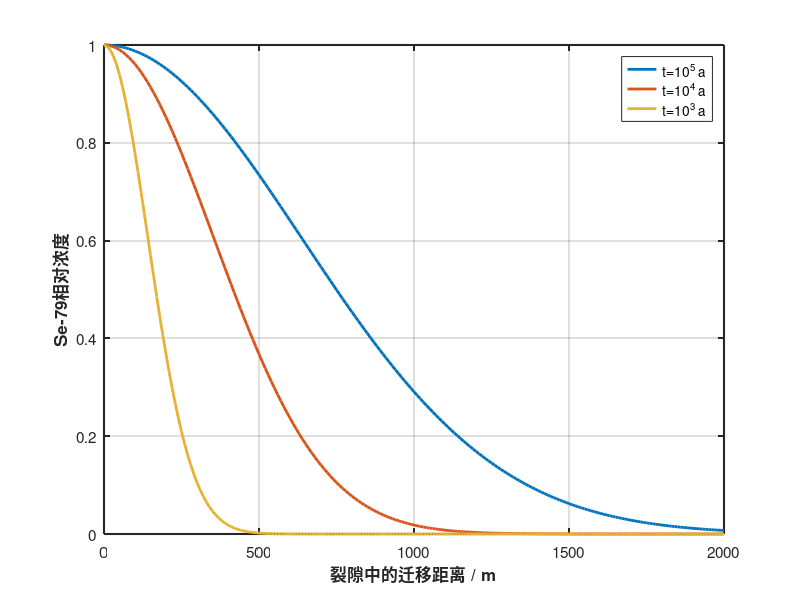

Reproduce this figure in MATLAB. (Note: this script raises an error after producing the figure.)
clc; clear; close all;

%% 距离向量
x = 0:10:2000;

%% 高斯曲线参数
sigma_1k = 200; sigma_10k = 500; sigma_100k = 900;
C_1k = exp(-(x/sigma_1k).^2);
C_10k = exp(-(x/sigma_10k).^2);
C_100k = exp(-(x/sigma_100k).^2);

%% 衰变修正
half_life = 3.27e5;
lambda = log(2)/half_life;

C_1k = C_1k * exp(-lambda * 1e3);
C_10k = C_10k * exp(-lambda * 1e4);
C_100k = C_100k * exp(-lambda * 1e5);

%% 归一化
C_1k = C_1k / C_1k(1);
C_10k = C_10k / C_10k(1);
C_100k = C_100k / C_100k(1);

%% ====== 设置颜色 ======
blue  = [0,    0.45, 0.74]; % t = 10^5 a (蓝色)
red   = [0.85, 0.33, 0.10]; % t = 10^4 a (红色) 
yellow = [0.9, 0.7, 0.2];    % t = 10^3 a (金黄色，接近图片里的黄色)

%% 绘制曲线
plot(x, C_100k, 'Color', blue,   'LineWidth', 2, 'DisplayName', 't=10^5 a'); hold on;
plot(x, C_10k,  'Color', red,    'LineWidth', 2, 'DisplayName', 't=10^4 a');
plot(x, C_1k,   'Color', yellow, 'LineWidth', 2, 'DisplayName', 't=10^3 a');

%% ---------- 计算典型迁移距离 ----------
v = 54.5; R = 1321;
v_eff = v / R; % m/年
times = [1e3, 1e4, 1e5];
L_eff = v_eff * times;

%% 图形属性
xlabel('裂隙中的迁移距离 / m','FontSize',12,'FontWeight','bold');
ylabel('Se-79相对浓度','FontSize',12,'FontWeight','bold');
xlim([0 2000]); ylim([0 1]);
grid on; box on;
legend('Location','northeast','FontSize',10);
set(gca,'FontSize',11,'LineWidth',1.5,'TickDir','in');
ax = gca; ax.Color = [0.98 0.98 0.98];

fprintf('典型迁移距离（m）：1e3年=%.1f, 1e4年=%.1f, 1e5年=%.1f\n', L_eff);
